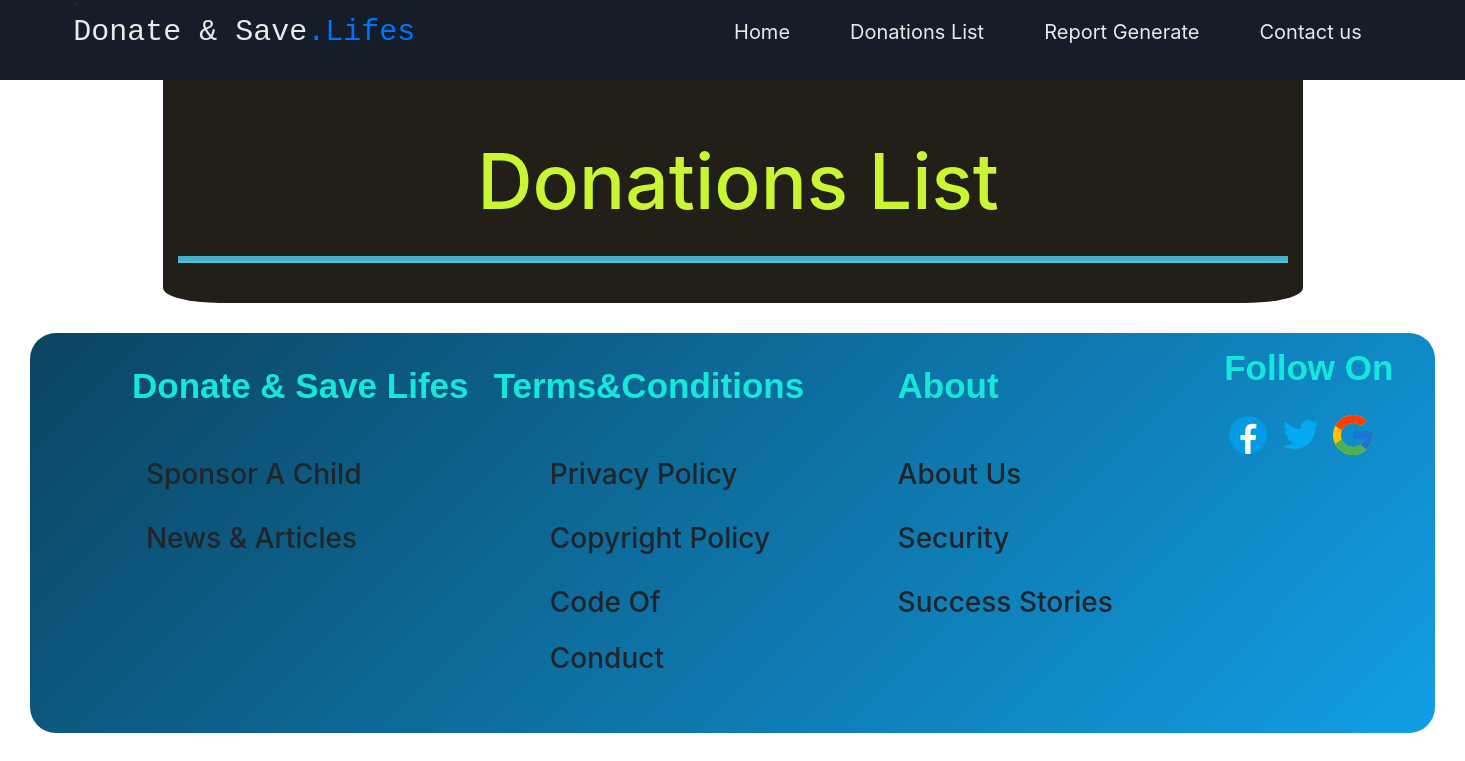
Page /organization/donationlist/ on the earlier database version.
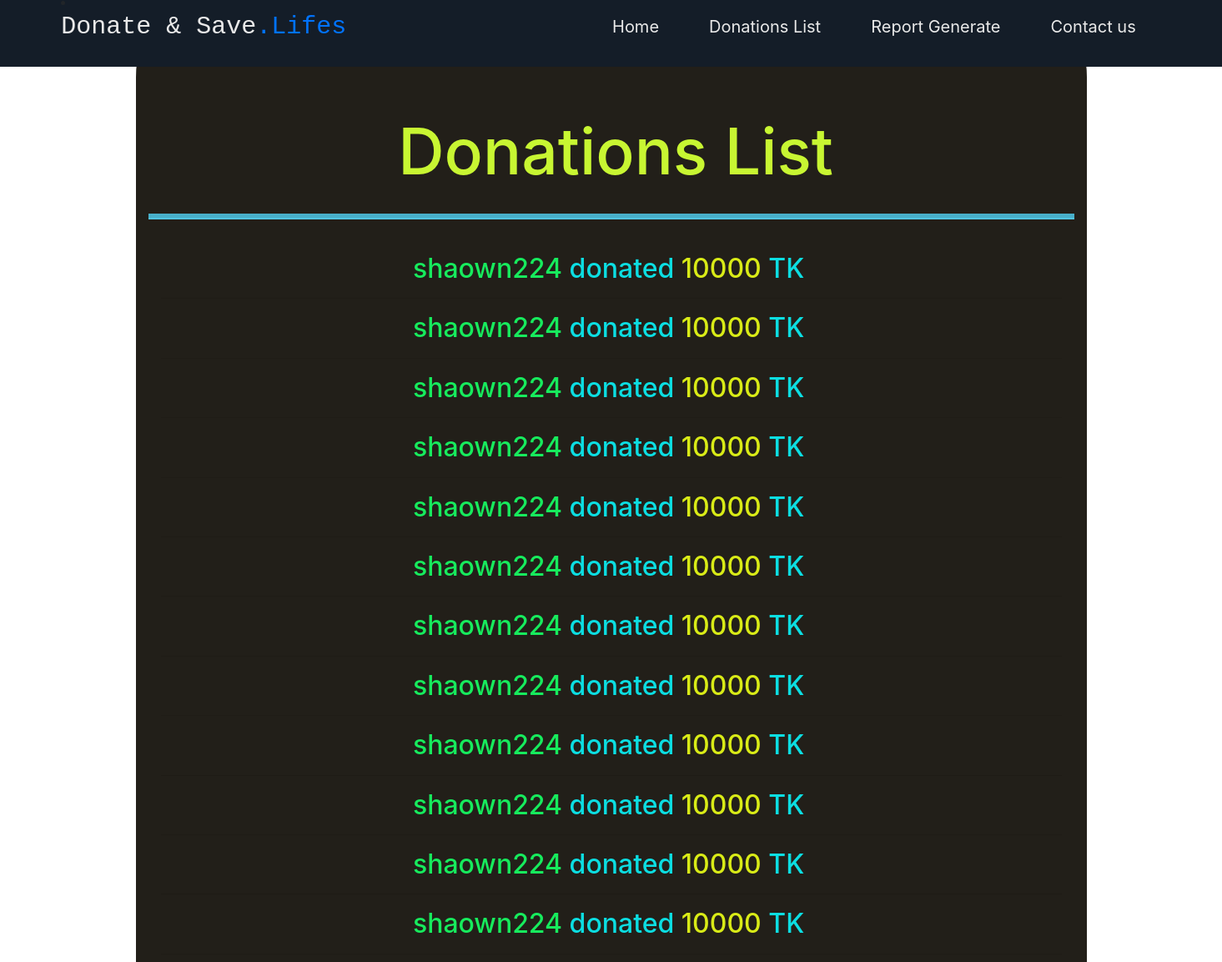
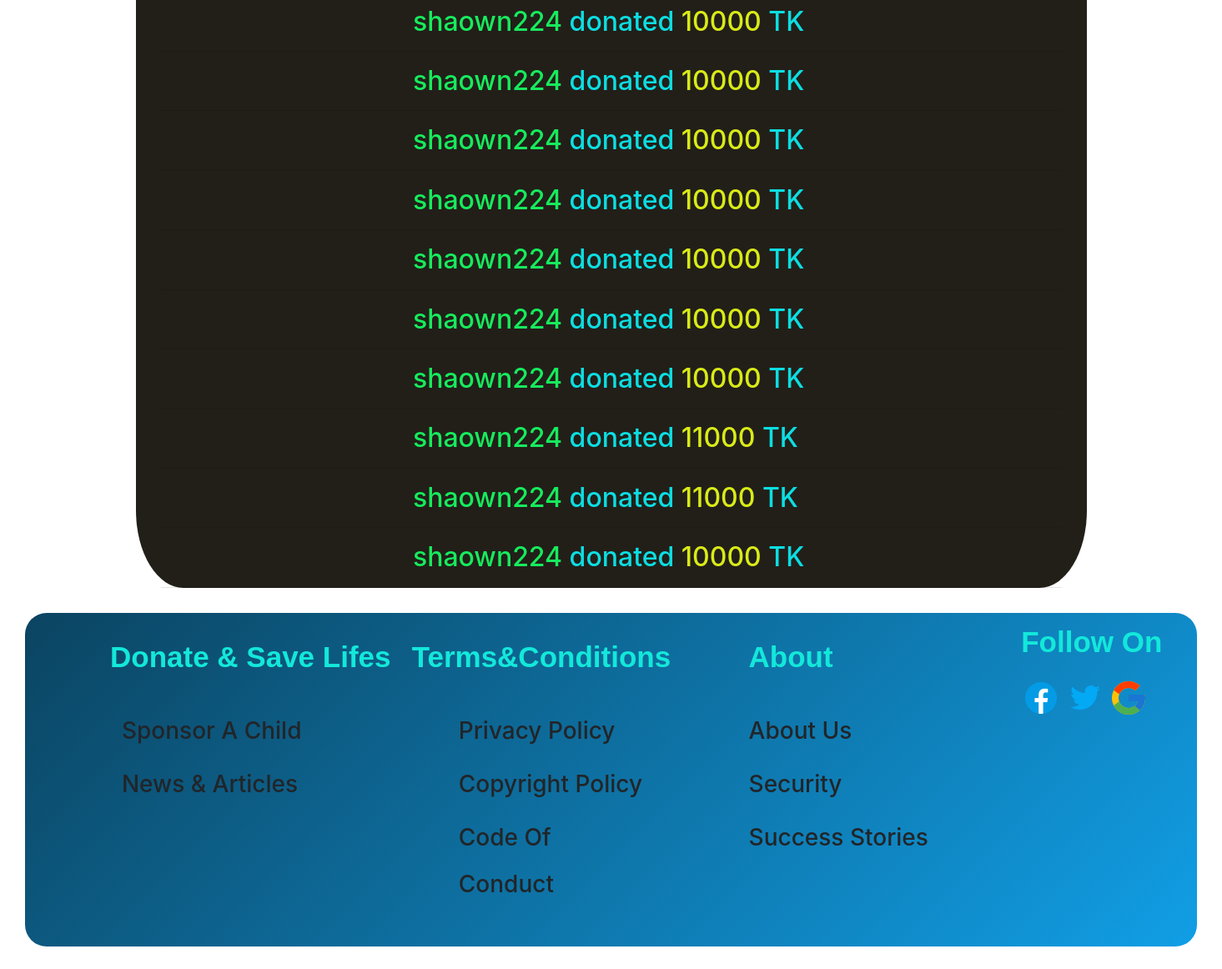
Same page on the later database version (2 pictures, top to bottom).
### Donor_App/models.py (models this page shows, shortened)
class Donations_Details(models.Model):
    Name = models.ForeignKey(
        User, on_delete=models.CASCADE, related_name="name")
    Amount = models.CharField(max_length=264, verbose_name="Give the Amount")
    Phone = models.CharField(max_length=264, verbose_name="Phone NO")
    TrxID = models.CharField(max_length=264, verbose_name="TrxID")
    Notes = models.TextField(verbose_name="Say something")
    Time = models.DateTimeField(auto_now_add=True)

### Organization_App/views.py (the view)
# urls.py: path('donationlist/', views.Donation_list, name='donation_list'),
def Donation_list(request):
    obj = Donations_Details.objects.order_by('-Time').all()
    return render(request, 'Organization_App/Donator_list.html', {'obj': obj})

### templates/Organization_App/Donator_list.html (shortened to what this page needs)
{% load static %}
<html lang="en">
  <head>
    <link rel="stylesheet" href="https://cdnjs.cloudflare.com/ajax/libs/font-awesome/5.15.1/css/all.min.css"/>
    <link rel="stylesheet" href="{% static 'style1.css' %}" />
	<link rel="stylesheet" href="https://maxcdn.bootstrapcdn.com/bootstrap/4.4.1/css/bootstrap.min.css">
	<link href="https://maxcdn.bootstrapcdn.com/font-awesome/4.7.0/css/font-awesome.min.css" rel="stylesheet">
  </head>
  <body style="background-image: url(https://images.unsplash.com/photo-1537440499989-de5f6b6854de?ixlib=rb-4.0.3&ixid=MnwxMjA3fDB8MHxwaG90by1wYWdlfHx8fGVufDB8fHx8&auto=format&fit=crop&w=1470&q=80);">
  	<div class="menu-bar">
	  <li class="nav-item active">
			<h1 class="logo" href="{% url 'index' %}" style="margin-bottom: 40;" >Donate & Save<span>.Lifes</span></h1>
	  </li>
      <ul>
        <li><a href="{% url 'Organization_App:Organization_home' %}">Home</a></li>
		<li><a href="{% url 'Organization_App:donation_list' %}">Donations List</a></li>
		<li><a href="{% url 'Organization_App:report_home' %}">Report Generate</a></li>
        <li><a href="#">Contact us</a></li>
      </ul>
    </div>
	<div class="container-sm" style="padding-top: 80; width: 100%; background-color: rgba(17, 14, 7, 0.927);border-radius: 5%;">
		<div style="width: 100%;height: 20%;margin-left: 27%;padding-top: 5%;">
			<h2 style="color: rgb(200, 246, 50);font-size:480%;">Donations List</h2>
		</div>
		<hr style="height:2px;border-width:5;color:rgb(3, 87, 171);background-color:rgb(80, 195, 224)">
		<br>
		<div class="container-sm">
		{% for x in obj %}
			<a href="{% url 'Organization_App:DetailsDonation' x.id %}">
				<h2 style="color: rgb(12, 222, 226);margin-left: 28%;" >
					<span style="color: rgb(23, 235, 93);">{{x.Name}} </span>
					donated <span style="color: rgb(217, 235, 23);"">{{x.Amount}}</span> TK
				</h2>
			</a><hr>
		{% endfor %}
		</div>
	</div>
    <div class="footer">
		<div class="f1">
			<div class="fh1">
				<h1 style="line-height: 3; margin-left: 22%; font-family: arial;font-size:35px; font-weight: bold;">Donate & Save Lifes</h1>
			</div>
			<div class="fc1">
				<h3 style="margin-left: 25%; line-height: 2;">Sponsor A Child</h3>
			</div>
			<div class="fc2">
				<h3 style="margin-left: 25%; line-height: 2;">News & Articles</h3>
			</div>
		</div>
		<div class="f2">
			<div class="fh2">
				<h1 style="line-height: 3; font-family: arial;font-size:35px; font-weight: bold;">Terms&Conditions</h1>
			</div>
			<div class="fc5">
				<h3 style="margin-left: 20%; line-height: 2;">Privacy Policy</h3>
			</div>
			<div class="fc6">
				<h3 style="margin-left: 20%; line-height: 2;">Copyright Policy</h3>
			</div><div class="fc7">
				<h3 style="margin-left: 20%; line-height: 2;">Code Of Conduct</h3>
			</div>
		</div>
		<div class="f3">
			<div class="fh3">
				<h1 style="line-height: 3; margin-left: 35%; font-family: arial;font-size:35px; font-weight: bold;">About</h1>
			</div>
			<div class="fc9">
				<h3 style="margin-left: 35%; line-height: 2;">About Us</h3>
			</div>
			<div class="fc11">
				<h3 style="margin-left: 35%; line-height: 2;">Security</h3>
			</div>
			<div class="fc12">
			  <h3 style="margin-left: 35%; line-height: 2;">Success Stories</h3>
			</div>
		</div>
		<div class="f4">
			<div class="fh4">
				<h1 style="line-height: 2; margin-left: 35%; font-family: arial;font-size:35px; font-weight: bold;">Follow On</h1>
			</div>
			<div class="simage">
				<img src="{% static 'img/fb.png' %}" style="margin-left: 35%">
				<img src="{% static 'img/twitter.png' %}">
				<img src="{% static 'img/google.png' %}">
			</div>
		</div>
	</div>
  </body>
</html>

Differences in the rows shown:
added Donations_Details: Name "shaown224", Amount "10000"
added Donations_Details: Name "shaown224", Amount "10000"
added Donations_Details: Name "shaown224", Amount "10000"
added Donations_Details: Name "shaown224", Amount "10000"
added Donations_Details: Name "shaown224", Amount "10000"
added Donations_Details: Name "shaown224", Amount "10000"
added Donations_Details: Name "shaown224", Amount "10000"
added Donations_Details: Name "shaown224", Amount "10000"
added Donations_Details: Name "shaown224", Amount "10000"
added Donations_Details: Name "shaown224", Amount "10000"
added Donations_Details: Name "shaown224", Amount "10000"
added Donations_Details: Name "shaown224", Amount "10000"
added Donations_Details: Name "shaown224", Amount "10000"
added Donations_Details: Name "shaown224", Amount "10000"
added Donations_Details: Name "shaown224", Amount "10000"
added Donations_Details: Name "shaown224", Amount "10000"
added Donations_Details: Name "shaown224", Amount "10000"
added Donations_Details: Name "shaown224", Amount "10000"
added Donations_Details: Name "shaown224", Amount "10000"
added Donations_Details: Name "shaown224", Amount "11000"
added Donations_Details: Name "shaown224", Amount "11000"
added Donations_Details: Name "shaown224", Amount "10000"
